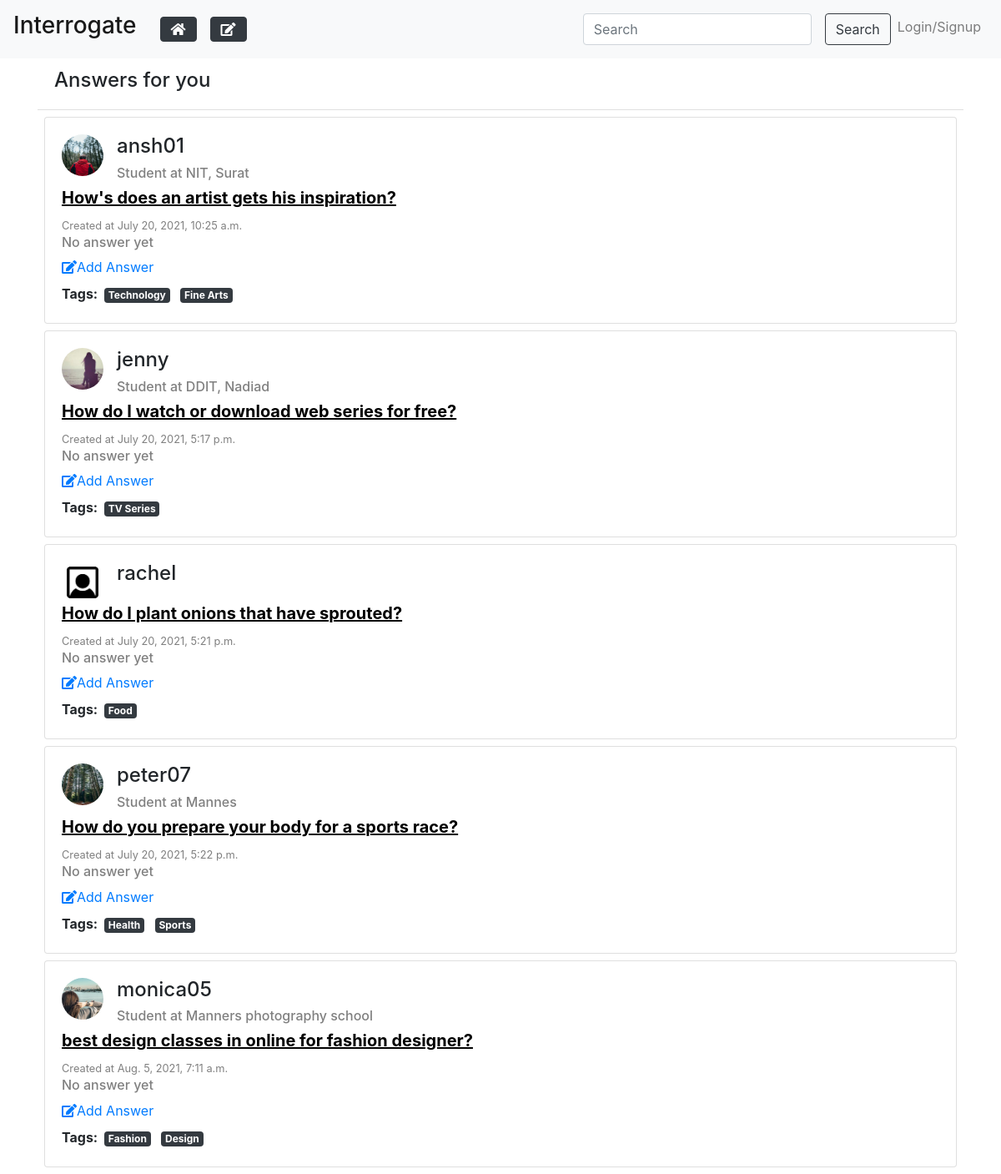
The app's page /Quora/addAnswers/, older data.
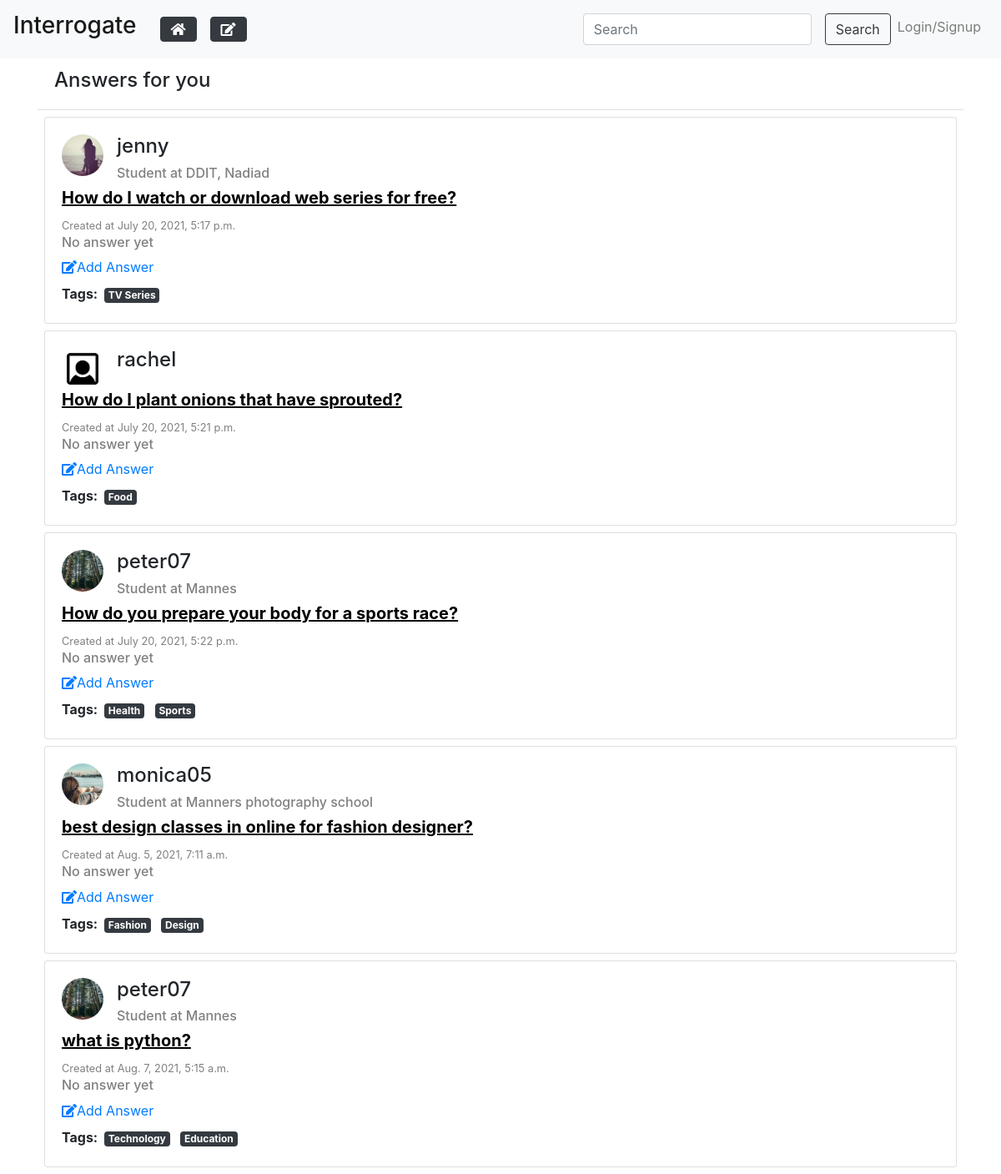
The same page, newer data.
### quora/models.py (models this page shows, shortened)
class Question(models.Model):
    sno = models.AutoField(primary_key=True)
    question = models.CharField(max_length=255)
    user = models.ForeignKey(User, on_delete=models.CASCADE)
    status = models.BooleanField(default=0)
    queTopics = models.ManyToManyField(quoraTopic)
    timestamp = models.DateTimeField(default=now)

class quoraTopic(models.Model):
    topic_id = models.AutoField(primary_key=True)
    topic = models.CharField(max_length=50)
    image = models.ImageField(upload_to = 'quora/topicImg/')

### authentication/models.py (models this page shows, shortened)
class Profile(models.Model):
    user = models.OneToOneField(User, on_delete=models.CASCADE)
    first_name = models.CharField(max_length=100)
    last_name = models.CharField(max_length=100, blank=True)
    description = models.TextField(blank=True)
    employment = models.CharField(max_length=100, blank=True)
    school = models.CharField(max_length=100, blank=True)
    topics = models.ManyToManyField(quoraTopic)
    userImage = models.ImageField(upload_to = 'auth/userImg/', default = 'user.png')

### quora/views.py (the view)
# urls.py: path('addAnswers/',views.addAnswers, name='addAnswers'),
def addAnswers(request):
    context ={}
    if request.method == "POST":
        if request.POST.get('answer') == '':
            messages.error(request,'Please enter answer!')
            return redirect(request.META.get('HTTP_REFERER'))
        else:
            queSno = request.POST.get('queSno')
            answer = Answer.objects.create(
                answer=request.POST.get('answer'),
                user=request.user,
                question = Question.objects.get(sno=queSno))
            answer.save()
            que = Question.objects.get(sno= queSno)
            que.status = True
            que.save()
            messages.success(request,'Your answer added successfully!!!')
            return redirect(request.META.get('HTTP_REFERER'))
    else:
        que = Question.objects.filter(status = 0)
        context = {'othersQuestions' : que}
        return render(request,'addAnswers.html',context)

### quora/context_processors.py (called while the page is built)
def add_variable_to_context(request):
    allTopics = quoraTopic.objects.all()
    return{'allTopics':allTopics , 'form':addAnswer}

### quora/templates/addAnswers.html (shortened to what this page needs)
{% extends 'base.html' %}
{% block content %}
    <div class="container">
        <ul class="list-group list-group-flush">
            <li class="list-group-item">
                <h4>Answers for you</h4>
            </li>
        </ul>
        {% for que in othersQuestions %}
            {% include 'cardHome.html' %}
        {% endfor %}
    </div>
{% endblock content %}

### quora/templates/cardHome.html
{% load static %}
<div class="card m-2">
    <div class="card-body">
        <div class="media">
            <a href="{% url 'othersProfile' que.user.username%}" target="_blank">
                <img class="rounded-circle mr-3" src="{{que.user.profile.userImage.url}}" alt="..." width="50px" height="50px" style="overflow:hidden">
            </a>
            <div class="media-body">
                <h4 class="mt-0">{{que.user}}</h4>
                {% if que.user.profile.employment == '' and que.user.profile.school == ''%}
                <h6></h6>
                {% elif que.user.profile.employment == '' %}
                <h6 style="color: grey;">Student at {{que.user.profile.school}}</h6>
                {% else %}
                <h6 style="color: grey;">Employee at {{que.user.profile.employment}}</h6>
                {% endif %}
            </div>
        </div>
        <a href="{% url 'questionDetail' que.sno %}" style="color:black;">
            <h5><u><b>{{que.question}}</b></u></h5>
        </a>
        <small style="color: grey;">Created at {{que.timestamp}}</small> {% if que.status == 0 %}
        <h6 style="color:grey;">No answer yet</h6>
        {% else %}
        <h6>{{ que.answer_set.first.answer | truncatechars:250 |safe }} <a href="{% url 'questionDetail' que.sno %}">(more answers)</a></h6>
        {% endif %}
        <a href="{% url 'questionDetail' que.sno %}">
            <i class="fas fa-edit" area-hidden="true"></i>Add Answer
        </a>
        <div class="tags mt-2">
            <b>Tags: </b> {% for topic in que.queTopics.all %}
            <span class="badge badge-dark m-1">{{ topic.topic }}</span> {% endfor %}
        </div>
    </div>
</div>

Row changes from the older to the newer data that the page shows:
no longer on this page (row edited): Question: user.profile.userImage (picture), user "ansh01", user.profile.school "NIT, Surat", question "How's does an artist gets his inspiration?", timestamp "July 20, 2021, 10:25 a.m.", status "No answer yet", quoraTopic (topic "Technology")
no longer on this page (row unchanged): quoraTopic: topic "Fine Arts", shown under "ansh01"
added Question: user.profile.userImage (picture), user "peter07", user.profile.school "Mannes", question "what is python?", timestamp "Aug. 7, 2021, 5:15 a.m.", status "No answer yet", quoraTopic (topic "Technology")
now on this page (row unchanged): quoraTopic: topic "Education", shown under "peter07"
